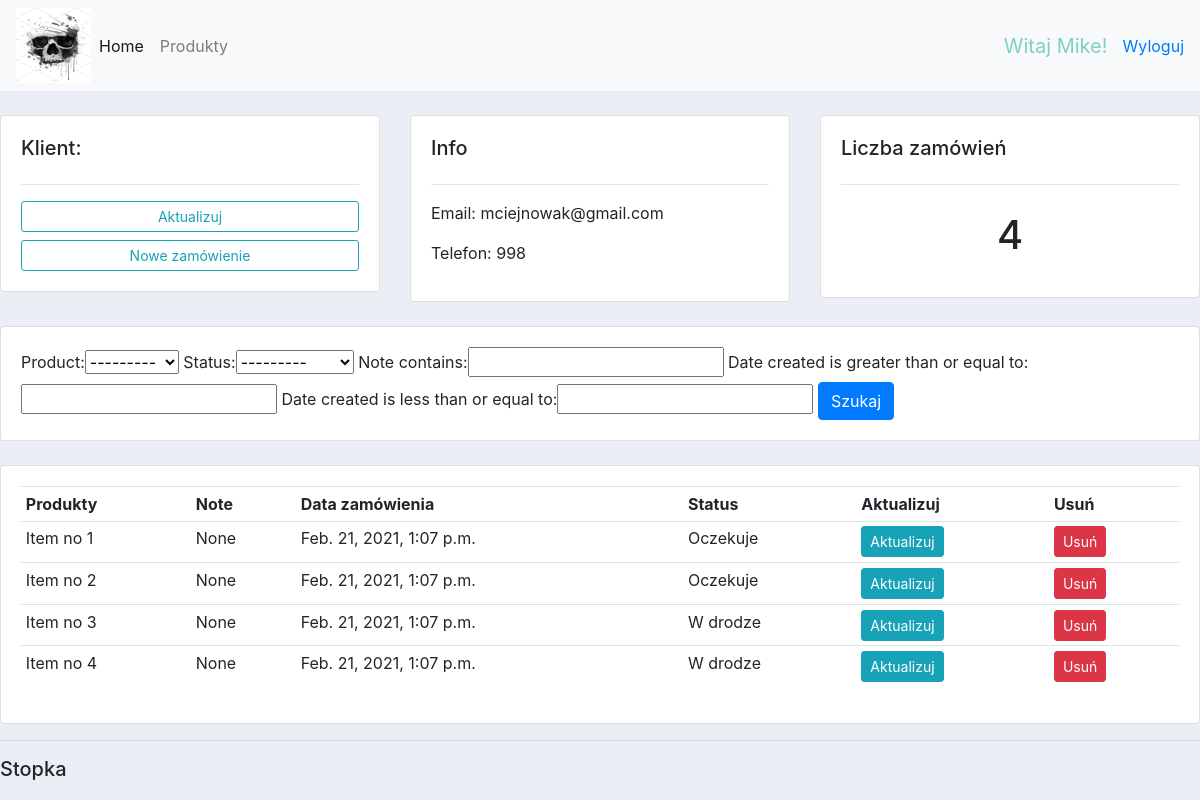
Page /customer/5/ (signed in) on the committed database.
### accounts/models.py (models this page shows, shortened)
class Customer(models.Model):
    user = models.OneToOneField(User, null=True, blank=True, on_delete=models.CASCADE)
    name = models.CharField(max_length=150, null=True)
    phone = models.CharField(max_length=150, null=True)
    email = models.CharField(max_length=155, null=True)
    date_created = models.DateTimeField(auto_now_add=True, null=True)
    profile_picture = models.ImageField(default='skull.jpg', null=True, blank=True)

class Order(models.Model):
    STATUS = (
        ('Oczekuje', 'Oczekuje'),
        ('W drodze', 'W drodze'),
        ('Dostarczone', 'Dostarczone'),
    )
    customer = models.ForeignKey(Customer, null=True, on_delete=models.SET_NULL)
    product = models.ForeignKey(Product, null=True, on_delete=models.SET_NULL)
    date_created = models.DateTimeField(auto_now_add=True, null=True)
    status = models.CharField(max_length=150, null=True, choices=STATUS)
    note = models.CharField(max_length=800, null=True)

class Product(models.Model):
    CATEGORY = (
        ('Promocja', 'Promocja'),
    )
    name = models.CharField(max_length=150, null=True)
    price = models.FloatField(max_length=150, null=True)
    category = models.CharField(max_length=150, null=True, choices=CATEGORY)
    description = models.TextField(max_length=150, null=True, blank=True)
    date_created = models.DateTimeField(auto_now_add=True, null=True)
    tags = models.ManyToManyField(Tag)
    def __str__(self):
        return self.name

### accounts/decorators.py (the view)
        def wrapper_func(request, *args, **kwargs):
            group = None
            if request.user.groups.exists():
                group = request.user.groups.all()[0].name
            if group in allowed_roles:
                return view_func(request, *args, **kwargs)
            else:
                return redirect('user')

### accounts/views.py (called while the page is built)
@login_required(login_url='login')
@allowed_users(allowed_roles=['admin'])
def customer(request, pk):
    customer = Customer.objects.get(id=pk)
    orders = customer.order_set.all()
    order_count = orders.count()
    myFilter = OrderFilter(request.GET, queryset=orders)
    orders = myFilter.qs
    context = {'customer': customer, 'orders': orders, 'order_count': order_count, 'myFilter': myFilter}
    return render(request, 'accounts/customer.html', context)

### accounts/templates/accounts/customer.html
{%  extends 'accounts/main.html' %}
{% block content %}
    <br>
    <div class="row">
        <div class="col-md">
            <div class="card card-body">
                <h5>Klient:</h5>
                <hr>
                <a class="btn btn-outline-info  btn-sm btn-block" href="">Aktualizuj</a>
                <a class="btn btn-outline-info  btn-sm btn-block" href="{% url 'create_order' customer.id %}">Nowe zamówienie</a>
            </div>
        </div>
        <div class="col-md">
            <div class="card card-body">
                <h5>Info</h5>
                <hr>
                <p>Email: {{ customer.email }} </p>
                <p>Telefon: {{ customer.phone }}</p>
            </div>
        </div>
        <div class="col-md">
            <div class="card card-body">
                <h5>Liczba zamówień</h5>
                <hr>
                <h1 style="text-align: center;padding: 10px">{{ order_count }}</h1>
            </div>
        </div>
    </div>
    <br>
    <div class="row">
        <div class="col">
            <div class="card card-body">
                <form method="get">
                    {{ myFilter.form }}
                    <button class="btn btn-primary" type="submit">Szukaj</button>
                </form>
            </div>
        </div>
    </div>
    <br>
    <div class="row">
        <div class="col-md">
            <div class="card card-body">
                <table class="table table-sm">
                    <tr>
                        <th>Produkty</th>
                        <th>Note</th>
                        <th>Data zamówienia</th>
                        <th>Status</th>
                        <th>Aktualizuj</th>
                        <th>Usuń</th>
                    </tr>
                    {% for order in orders %}
                     <tr>
                        <td>{{ order.product }}</td>
                        <td>{{ order.note }}</td>
                        <td>{{ order.date_created }}</td>
                        <td>{{ order.status }}</td>
                         <td><a class="btn btn-sm btn-info" href="{% url 'update_order' order.id %}">Aktualizuj</a></td>
                         <td><a class="btn btn-sm btn-danger" href="{% url 'delete_order' order.id %}">Usuń</a></td>
                     </tr>
                    {% endfor %}
                </table>
            </div>
        </div>
    </div>
{% endblock %}

### accounts/templates/accounts/navbar.html (shortened to what this page needs)
{% load static %}
<nav class="navbar navbar-expand-lg navbar-light bg-light">
    <img src="{% static 'images/skull.jpg' %}" alt="">
    <div class="collapse navbar-collapse" id="navbarNav">
        <ul class="navbar-nav">
            {% if request.user.is_staff %}
            <li class="nav-item active">
                <a class="nav-link" href="{% url 'home' %}">Home <span class="sr-only">(current)</span></a>
            </li>
            <li class="nav-item">
                <a class="nav-link" href="{% url 'products' %}">Produkty</a>
            </li>
            {% else %}
                <li class="nav-item">
                <a class="nav-link" href="{% url 'account' %}">Ustawienia</a>
                </li>
            {% endif %}
        </ul>
    </div>
    <span id="hello-msg">Witaj {{ request.user }}! </span>
    <span><a href="{% url 'logout' %}" >Wyloguj</a></span>
</nav>

### static/css/main.css (style rules this page uses)
body { background-color: #ebeff5; }

### accounts/templates/accounts/navbar.html (style rules this page uses)
#hello-msg { font-size: 20px; color: #7CD1C0; margin-right: 15px; }

### rows in the picture
Customer: email "mciejnowak@gmail.com", phone "998"
Order: product "Item no 1", note "None", date_created "Feb. 21, 2021, 1:07 p.m.", status "Oczekuje"
Order: product "Item no 2", note "None", date_created "Feb. 21, 2021, 1:07 p.m.", status "Oczekuje"
Order: product "Item no 3", note "None", date_created "Feb. 21, 2021, 1:07 p.m.", status "W drodze"
Order: product "Item no 4", note "None", date_created "Feb. 21, 2021, 1:07 p.m.", status "W drodze"

### other values in the picture
{{ request.user }} "Mike"
{{ order_count }} "4"
